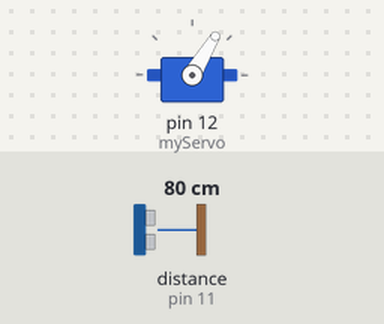
This sketch was run on a simulated Arduino Uno, built with avr-gcc and run on an emulated ATmega328P. Parts: servo. The test bench sets the inputs (shaded band); at power-on: distance to the obstacle (sensor on pin 11) 80 cm. The echo pulse lasts 58.3 µs per cm; the ROS host is connected and sends only what is stated.

Above: at 1.35 s.
At 9.17 s:
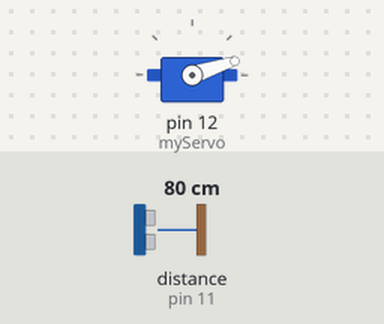
18.1 s: distance to the obstacle (sensor on pin 11) set to 250 cm
At 18.87 s:
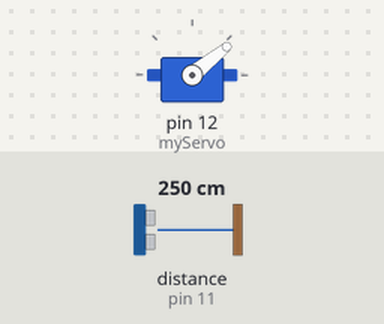
Timing chart, 0 to 37.6 s (numbered marks = the images above; inputs shaded):
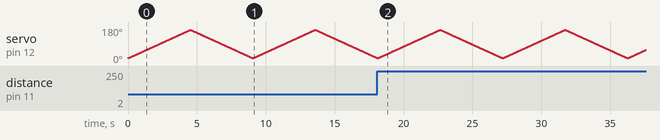

The sketch:

radar.ino
```cpp
/*
* HC-SR04 ultrasound sensor with 180 micro servo
* Modified By: Jeovanny Reyes
* Modified to work on ROS
* Raytheon Radar Guided Rescue Robot
* Cal State LA
*
* Input: None
* Output: None
*
* Publisher: pub_range publishes to "HerculesUltrasound" topic
* Subscriber: None
*
* How to Run from Terminal: Run "roscore"
*                           On a sperate terminal run "rosrun rosserial_python serial_node.py _port:=/dev/ttyACM0 _baud:=57600
*                           Note: _port may be different for other and baud rate parameter can be changed
*/

#include <ros.h>
#include <ros/time.h>
#include <sensor_msgs/Range.h>

#include <Servo.h>

ros::NodeHandle nh;

sensor_msgs::Range range_msg; // This creates the message "Range"
ros::Publisher pub_range( "/HerculesUltrasound", &range_msg); //

// Defines Trig and Echo pins of the Ultrasonic Sensor
const int trigPin = 10;
const int echoPin = 11;

// Variables for the duration and the distance
long duration;
int distance;
Servo myServo; // Creates a servo object for controlling the servo motor


void setup() {

  nh.initNode();
  nh.advertise(pub_range);

  range_msg.radiation_type = sensor_msgs::Range::ULTRASOUND;
  range_msg.header.frame_id = "/USH";
  range_msg.field_of_view = 0.523; // 30 degree field of vision
  range_msg.min_range = 0.020;  // 2 cm
  range_msg.max_range = 4.00;   // 4 m

  pinMode(trigPin, OUTPUT); // Sets the trigPin as an Output
  pinMode(echoPin, INPUT); // Sets the echoPin as an Input
  //Serial.begin(9600);
  myServo.attach(12); // Defines on which pin is the servo motor attached
}

void loop() {

  // rotates the servo motor from 15 to 165 degrees
  for(int i=15;i<=165;i++){
  myServo.write(i);
  delay(30);
  //{
  //range_msg.range = calculateDistance();
  //range_msg.header.stamp = nh.now();
  //pub_range.publish( &range_msg);

  }
  // Repeats the previous lines from 165 to 15 degrees
  for(int i=165;i>15;i--){
  myServo.write(i);
  delay(30);
  }
  range_msg.range = calculateDistance();
  range_msg.header.stamp = nh.now();
  pub_range.publish( &range_msg);

  //}

  nh.spinOnce();
}

// Function for calculating the distance measured by the Ultrasonic sensor
float calculateDistance(){

  digitalWrite(trigPin, LOW);
  delayMicroseconds(2);

  // Sets the trigPin on HIGH state for 10 micro seconds
  digitalWrite(trigPin, HIGH);
  delayMicroseconds(10);
  digitalWrite(trigPin, LOW);

  duration = pulseIn(echoPin, HIGH); // Reads the echoPin, returns the sound wave travel time in microseconds
  distance= duration*0.034/2;
  return distance / 100; // in meters
}
```
